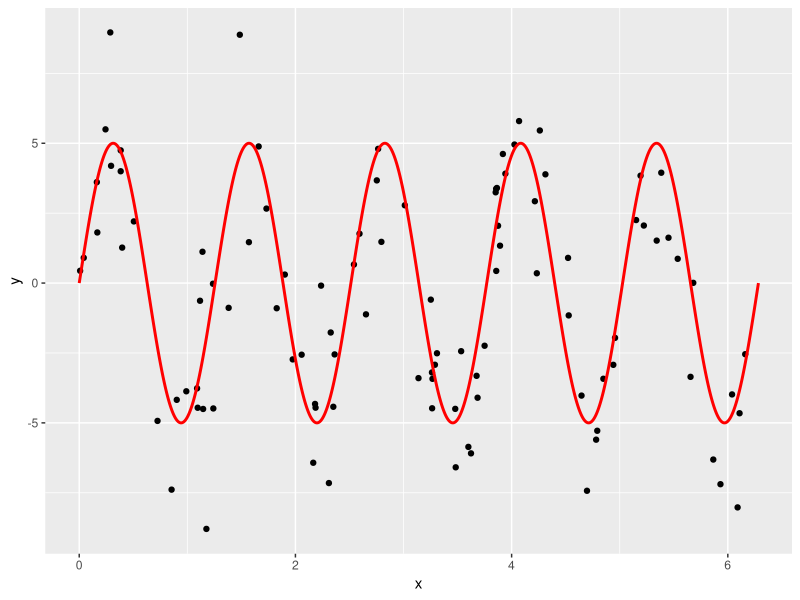

This figure's R source: (Note: a time limit stopped this script after it produced the figure.)
# Setup -------------------------------------------------------------------
library(tidyverse)
library(broom)

# Let these be:
# -true function f(x) for a one-dimensional predictor x
# -the standard deviation of the true epsilon i.e. the noise
f <- function(x) {
  5*sin(5*x)
}
sigma <- 2

# This function generates a random sample. Random in terms of both
# -the predictor x
# -the amount of noise eps
generate_sample <- function(f, sample_size, sigma) {
  data_frame(
    x = runif(n = sample_size, min = 0, max = 2*pi),
    f_x = f(x),
    eps = rnorm(n = sample_size, mean = 0, sd = sigma),
    y = f_x + eps
  )
}

# Generate Training Data via Sampling -------------------------------------
# We observe points (x,y). Here we are pretending to know the exact break down 
# of y into f(x) and eps:
train_data <- generate_sample(f, sample_size = 100, sigma = sigma) %>%
  dplyr::select(x, y)

# The true model f(x) is in red:
ggplot(train_data, aes(x=x)) +
  geom_point(aes(y=y)) +
  stat_function(data=data_frame(x=c(0,2*pi)), aes(x=x), fun=f, col="red", n=1000, size=1)

# Compute MSE, Bias^2, Variance for Range of df --------------------------

# Number of simuations to average the behavior of f_hat = y_hat over
n_sim <- 1000
# Sample size of each training data
sample_size <- 200
# Value of x for test data
x0 <- 0.5
# Vector of different degrees of freedom to try:
df_vector <- c(3:99)

# Save values here:
MSE <- rep(0, length(df_vector)) 
bias_squared <- rep(0, length(df_vector))
variance <- rep(0, length(df_vector))

# Do your work here. You'll need a "pull back the curtain" moment at some point:
for(i in 1:length(df_vector)) {
  
  # Save predictions here
  predictions <- rep(0, n_sim)
  
  for(j in 1:n_sim){
    
    # Generate pseudo training data
    train_data <- generate_sample(f, sample_size = sample_size, sigma = sigma)
    
    # Generate the pseudo test point x0
    test_data <- data_frame(x = x0)
    
    # Fit model using smooth.spline()
    model <- smooth.spline(x = train_data$x, y = train_data$y, df = df_vector[i])
    
    # Use the model to predict on test_data
    prediction <- predict(model, test_data$x) 
    
    # Store the prediction in predictions 
    predictions[j] <- prediction$y
  }
  
  # Generate the truth
  set.seed(25)
  truth <- data_frame(
    x = rep(x0, n_sim),
    f_x = f(x),
    eps = rnorm(n = n_sim, mean = 0, sd = sigma),
    y = f_x + eps,
    y_hat = predictions
  ) %>%
    # Calculate MSE, bias, and variance
    summarise(
      MSE = mean((y-y_hat)^2),
      bias_squared = mean((f_x-y_hat))^2,
      variance = var(y_hat)
    )
  
  # Store calculations 
  MSE[i] <- truth$MSE
  bias_squared[i] <- truth$bias_squared
  variance[i] <- truth$variance
  print(paste("Degree of Freedom =", df_vector[i]))
}

# Create Data Frames -------------------------------------------------------
# Create results data frame based on previous results
results <- data_frame(
  df = df_vector,
  MSE = MSE,
  bias_squared = bias_squared,
  variance = variance
) 
# Convert to tidy data format (rows=observations, cols=variables) using
# tidyr::gather
results_tidy <- results %>% 
  tidyr::gather(type, value, -df)

# Plots -------------------------------------------------------

# Plot bias_squared vs variance (on log vs log scale)
bias_sq_vs_var_plot <- 
  ggplot(results, aes(x=bias_squared, y=variance)) +
  geom_text(aes(label=df)) +
  scale_y_log10() +
  scale_x_log10()
bias_sq_vs_var_plot
ggsave(file="bias_sq_vs_var.pdf", plot=bias_sq_vs_var_plot, width = 6, height=4)

# Plot MSE, bias_squared, variance
MSE_plot <- 
  ggplot(results_tidy, aes(x=df, y=value, col=type)) +
  geom_line()
MSE_plot
ggsave(file="MSE.pdf", plot=MSE_plot, width = 6, height=4)
